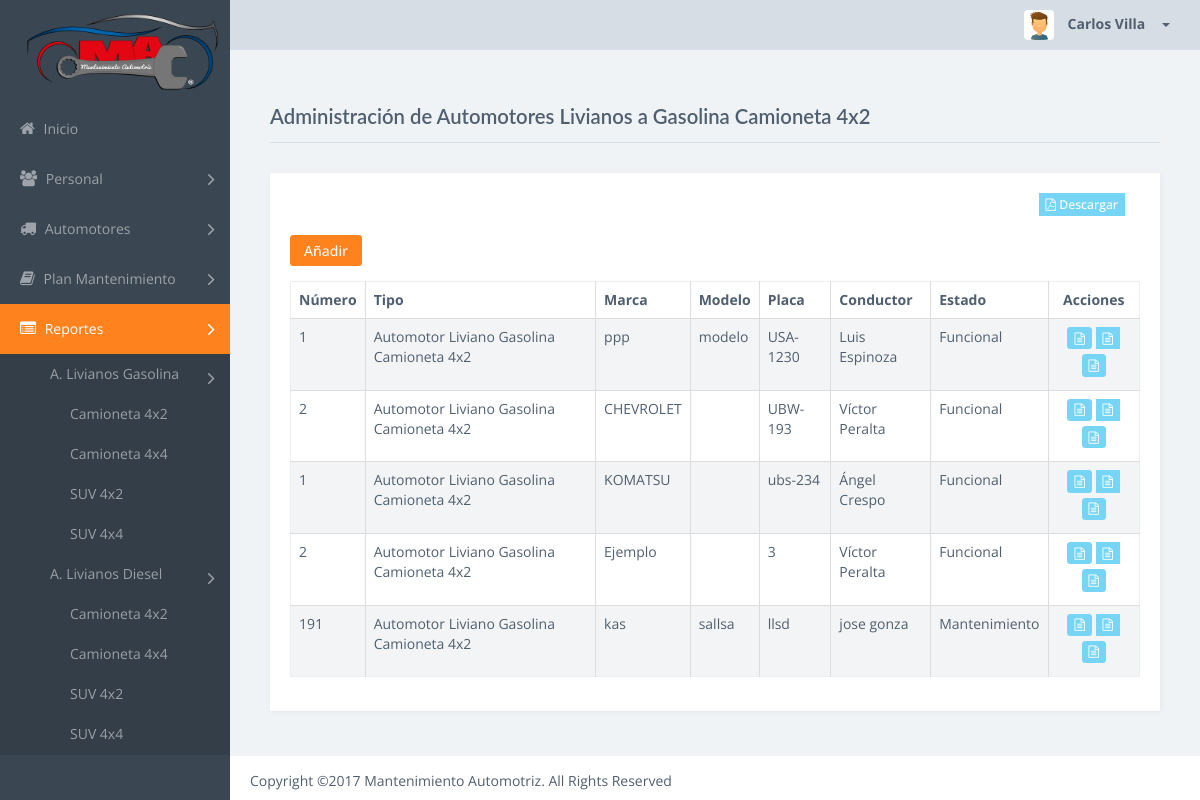
The app's page /Reporte/listar/1 (signed in), older data.
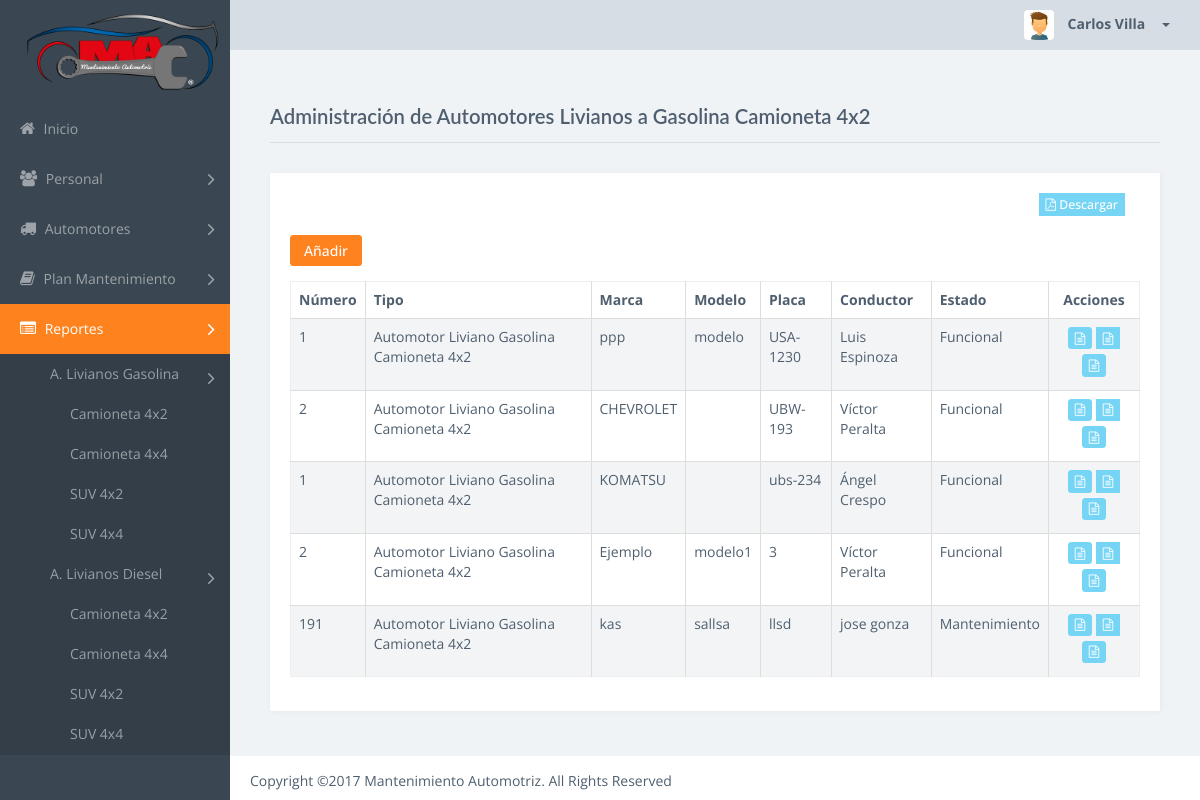
The same page, newer data.
### tables this page shows
CREATE TABLE `vehiculo` (
  `id` int(11) NOT NULL AUTO_INCREMENT,
  `usuario_id` int(11) NOT NULL,
  `tipo_vehiculo_id` int(11) NOT NULL,
  `estado_vehiculo_id` int(11) NOT NULL,
  `placa` varchar(10) NOT NULL,
  `numero` varchar(64) NOT NULL,
  `marca` varchar(128) NOT NULL,
  `modelo` varchar(64) DEFAULT NULL,
  `anio` int(11) NOT NULL,
  `numero_motor` varchar(64) NOT NULL,
  `numero_chasis` varchar(64) NOT NULL,
  `medida_uso` double NOT NULL,
  `eliminado` int(11) NOT NULL DEFAULT '0',
  PRIMARY KEY (`id`),
  KEY `fk_vehiculo_estado_vehiculo1_idx` (`estado_vehiculo_id`),
  KEY `fk_vehiculo_usuario1_idx` (`usuario_id`),
  KEY `fk_vehiculo_tipo_vehiculo1_idx` (`tipo_vehiculo_id`),
  CONSTRAINT `fk_vehiculo_estado_vehiculo1` FOREIGN KEY (`estado_vehiculo_id`) REFERENCES `estado_vehiculo` (`id`) ON DELETE NO ACTION ON UPDATE NO ACTION,
  CONSTRAINT `fk_vehiculo_tipo_vehiculo1` FOREIGN KEY (`tipo_vehiculo_id`) REFERENCES `tipo_vehiculo` (`id`) ON DELETE NO ACTION ON UPDATE NO ACTION,
  CONSTRAINT `fk_vehiculo_usuario1` FOREIGN KEY (`usuario_id`) REFERENCES `usuario` (`id`) ON DELETE NO ACTION ON UPDATE NO ACTION
);

CREATE TABLE `tipo_vehiculo` (
  `id` int(11) NOT NULL AUTO_INCREMENT,
  `nombre` varchar(128) NOT NULL,
  `tipo_conductor` int(11) NOT NULL DEFAULT '0',
  `plan_mantenimiento` int(11) NOT NULL,
  `descripcion` varchar(512) NOT NULL,
  PRIMARY KEY (`id`)
);

CREATE TABLE `usuario` (
  `id` int(11) NOT NULL AUTO_INCREMENT,
  `tipo_usuario_id` int(11) NOT NULL,
  `nombres` varchar(64) NOT NULL,
  `apellidos` varchar(64) NOT NULL,
  `identificacion` varchar(13) NOT NULL,
  `direccion` varchar(512) NOT NULL,
  `telefono` varchar(10) DEFAULT NULL,
  `celular` varchar(10) DEFAULT NULL,
  `email` varchar(128) DEFAULT NULL,
  `usuario` varchar(64) NOT NULL,
  `password` varchar(128) NOT NULL,
  `eliminado` int(11) NOT NULL DEFAULT '0',
  `vehiculos` int(11) NOT NULL DEFAULT '0',
  PRIMARY KEY (`id`),
  KEY `fk_tecnico_tipo_usuario_idx` (`tipo_usuario_id`),
  CONSTRAINT `fk_tecnico_tipo_usuario` FOREIGN KEY (`tipo_usuario_id`) REFERENCES `tipo_usuario` (`id`) ON DELETE NO ACTION ON UPDATE NO ACTION
);

CREATE TABLE `estado_vehiculo` (
  `id` int(11) NOT NULL AUTO_INCREMENT,
  `nombre` varchar(45) NOT NULL,
  PRIMARY KEY (`id`)
);

### controllers/ReporteControlador.php (called while the page is built, shortened)
<?php
require_once (PATH_MODELOS . "/ReporteModelo.php");
class ReporteControlador {
	public function listar() {
		$model = new ReporteModelo();
		$datos = $model->obtenerListadoVehiculos();
		$tipo = $model->obtenerTipo();
		require_once PATH_VISTAS."/Reporte/vista.listado.php";
	}
}

### index.php (called while the page is built, shortened)
<?php
if(isset($_GET['action'])){
	$redirect = ($_GET['action']!='')?$_GET['action']:"listar";
}
$controller = new $controllerName();
$controller->$redirect();
?>

### views/Reporte/index.php (called while the page is built, shortened)
<?php
require_once("../../index.php");
?>

### models/ReporteModelo.php (called while the page is built, shortened)
<?php
require_once(PATH_MODELOS."/BaseModelo.php");
class ReporteModelo {
	public function obtenerListadoVehiculos($tipo_id=null){
		$model = new BaseModelo();
		if($tipo_id == null){
			$tipo = $_GET['id'];
		}else{
			$tipo = $tipo_id;
		}
		$sql = "select v.*, t.nombre as tipo, u.nombres, u.apellidos, e.nombre as estado
				from vehiculo as v
				inner join tipo_vehiculo as t on  v.tipo_vehiculo_id = t.id
				inner join estado_vehiculo as e on  v.estado_vehiculo_id = e.id
				inner join usuario as u on  v.usuario_id = u.id
				where v.eliminado = 0 and v.tipo_vehiculo_id = ".$tipo;
		$result = $model->ejecutarSql($sql);
		return $model->obtenerCampos($result);
	}
	public function obtenerTipo($tipo_id=null)
	{
		if($tipo_id == null){
			$tipo = $_GET['id'];
		}else{
			$tipo = $tipo_id;
		}
		$model = new BaseModelo();
		$sql = "select * from tipo_vehiculo where id = ".$tipo;
		$result = $model->ejecutarSql($sql);
		$resultArray = $model->obtenerCampos($result);
		$resultArray = $resultArray[0];
		return $resultArray;
	}
}

### models/BaseModelo.php (called while the page is built, shortened)
<?php
class BaseModelo
{
	private $username = USERNAME;
	private $password = PASSWORD;
	private $database = DATABASE;
	private $host = HOSTNAME_DATABASE;
	private $conexion;
	private function abrirConexion()
	{
		$this->conexion=mysqli_connect($this->host,$this->username,$this->password,$this->database);
		mysqli_set_charset($this->conexion,'utf8');
	}
	public function ejecutarSql($sql,$obtenerId = false)
	{
		$result=mysqli_query($this->conexion,$sql);
		return $result;
	}
	public function obtenerCampos($resultado){
		$resultArray = array();
		if($resultado !== false){
			while ($row = mysqli_fetch_assoc($resultado))
			{
				$resultArray[] = $row;
			}
		}
		return $resultArray;
	}
}

### views/Reporte/vista.listado.php (the view, shortened to what this page needs)
<?php include_once PATH_TEMPLATE.'/header.php';?>
<div class="title-block">
    <h1 class="title">Administración de <?php echo $tipo['descripcion']; ?></h1>
</div>
<div class="card">
	<div class="card-block">
		<div class="row">
			<div class="form-group  col-sm-12" align="right">
				<?php if (count($datos)>0){?>
				<a href="../visualizarPdfGeneral/<?php echo $tipo['id']?>" target='_blank' class='btn btn-info btn-sm' title='Descargar' ><i class='fa fa-file-pdf-o'></i>  Descargar</a>
				<?php }?>
			</div>
		</div>
		<div class="card-title-block">
			<button class="btn btn-primary rounded" id="modalOpen1" onclick="javascript: loadModal('<?php echo  $tipo['id'].'-0';?>')">
				<i class="glyphicon glyphicon-plus"></i> Añadir
			</button>
	    </div>
		<div class="table-responsive">
			<table class="table table-striped table-bordered table-hover" id="dataTables-example">
		    <thead>
			    <tr>
			    	<th>Número</th>
				    <th>Tipo</th>
				    <th>Marca</th>
				    <th>Modelo</th>
				    <th>Placa</th>
				    <th>Conductor</th>
				    <th>Estado</th>
				    <th style="text-align: center;">Acciones</th>
			    </tr>
		    </thead>
		    <tbody>
		    	<?php foreach ($datos as $item) {
		    		echo "<tr><td>".$item['numero']."</td>";
		    		echo "<td>".$item['tipo']."</td>";
		    		echo "<td>".$item['marca']."</td>";
		    		echo "<td>".$item['modelo']."</td>";
		    		echo "<td>".$item['placa']."</td>";
		    		echo "<td>".$item['nombres']." ".$item['apellidos']."</td>";
		    		echo "<td>".$item['estado']." </td>";
		    		echo "<td align='center'><a href='../verReporte/".$item['id']."-1' class='btn btn-info btn-sm rounded' title='H.C.M.A.' ><i class='fa fa-file-text-o'></i></a>
							  <a href='../verReporte/".$item['id']."-2' class='btn btn-info btn-sm' title='H.C.P.A.' ><i class='fa fa-file-text-o'></i></a>
							  <a href='../verReporte/".$item['id']."-3' class='btn rounded btn-info btn-sm' title='S.H.F.A.'><i class='fa fa-file-text-o'></i></a></td>";
		    	}?>
		    </tbody>
		    </table>
		</div>
	</div>
</div>
<?php include_once PATH_TEMPLATE.'/footer.php';?>
<link href="<?php echo PATH_CSS; ?>/dataTables.bootstrap.css" rel="stylesheet">
</body>
</html>

Row changes from the older to the newer data that the page shows:
changed vehiculo "Ejemplo": modelo (not shown) → "modelo1"
